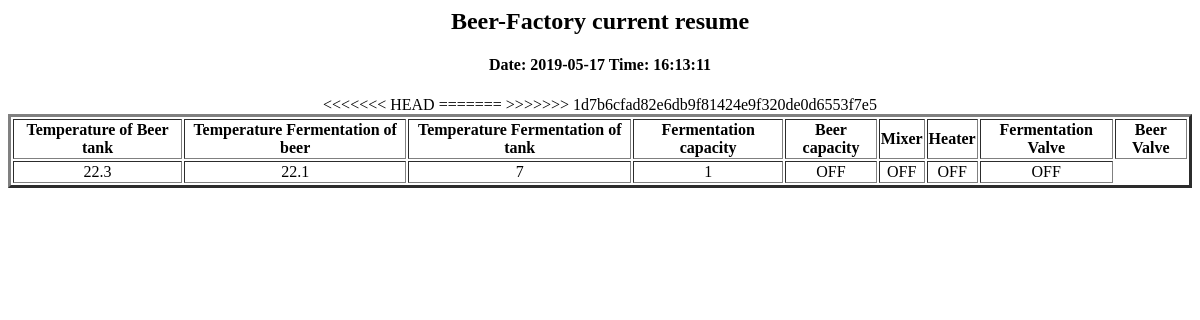
The app's page /, older data.
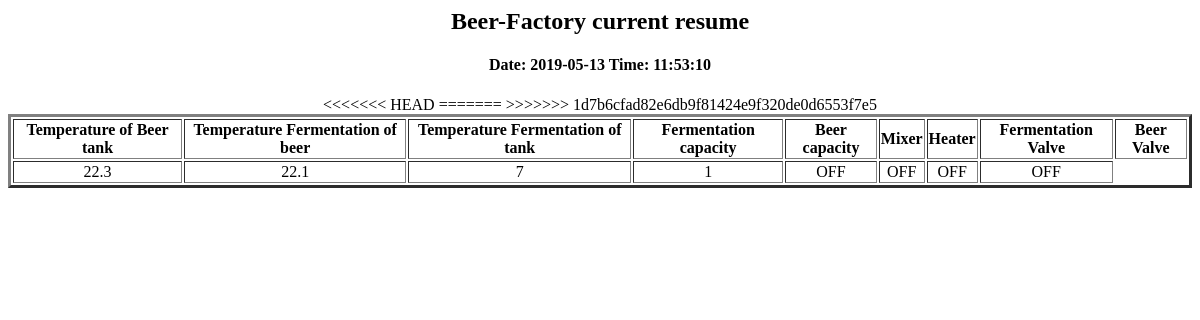
The same page, newer data.
### tables this page shows
CREATE TABLE "sensors" (
	`tdate`	DATE,
	`ttime`	TIME,
	`tempferm`	NUMERIC,
	`tempbeer`	NUMERIC,
	`capferm`	NUMERIC,
	`capbeer`	NUMERIC,
	`mixer`	TEXT,
	`heater`	TEXT,
	`valferm`	TEXT,
	`valbeer`	TEXT
);

### practica2.py (the view)
@app.route('/')
def Taula_actual():
	conn = sqlite3.connect('lleidabeer.db')
	print("Opened database successfully")
	llista =[]
	cursor = conn.execute("SELECT tdate,ttime,tempbeer,tempferm,capferm,capbeer,mixer,heater,valferm,valbeer from sensors")
	for row in cursor:
	   llista.append(row)
	print("Operation done successfully")
        llista = llista[-1:]
	conn.close()
	return  render_template("page.html",llista=llista)

### templates/page.html (shortened to what this page needs)
<html>
  <head>
  </head>
  <body>
<center>
<h2>Beer-Factory current resume</h2>
 <h4>Date: {{llista[-1][0]}}    Time: {{llista[-1][1]}} </h4>
    <table border="3">
      <tr align="center">
	<th>Temperature of  Beer tank</th>
	<th>Temperature Fermentation of beer</th>
	<th>Temperature Fermentation of tank</th>
	<th>Fermentation capacity</th>
        <th>Beer capacity</th>
	<th>Mixer</th>
	<th>Heater</th>
	<th>Fermentation Valve</th>
	<th>Beer Valve</th>
     </tr>
     <tr align="center">
     	  {% for x in range(2, 10)%}
	    <td> {{llista[0][x]}} </td>
	  {% endfor %}
      </tr>
    </table>
   </center>
  </body>
</html>

Row changes from the older to the newer data that the page shows:
removed sensors: tdate "2019-05-17", ttime "16:13:11", tempbeer "22.3" "22.1" "7" "1" "OFF" "OFF" "OFF" "OFF"
now on this page (row unchanged): sensors: tdate "2019-05-13", ttime "11:53:10", tempbeer "22.3" "22.1" "7" "1" "OFF" "OFF" "OFF" "OFF"
